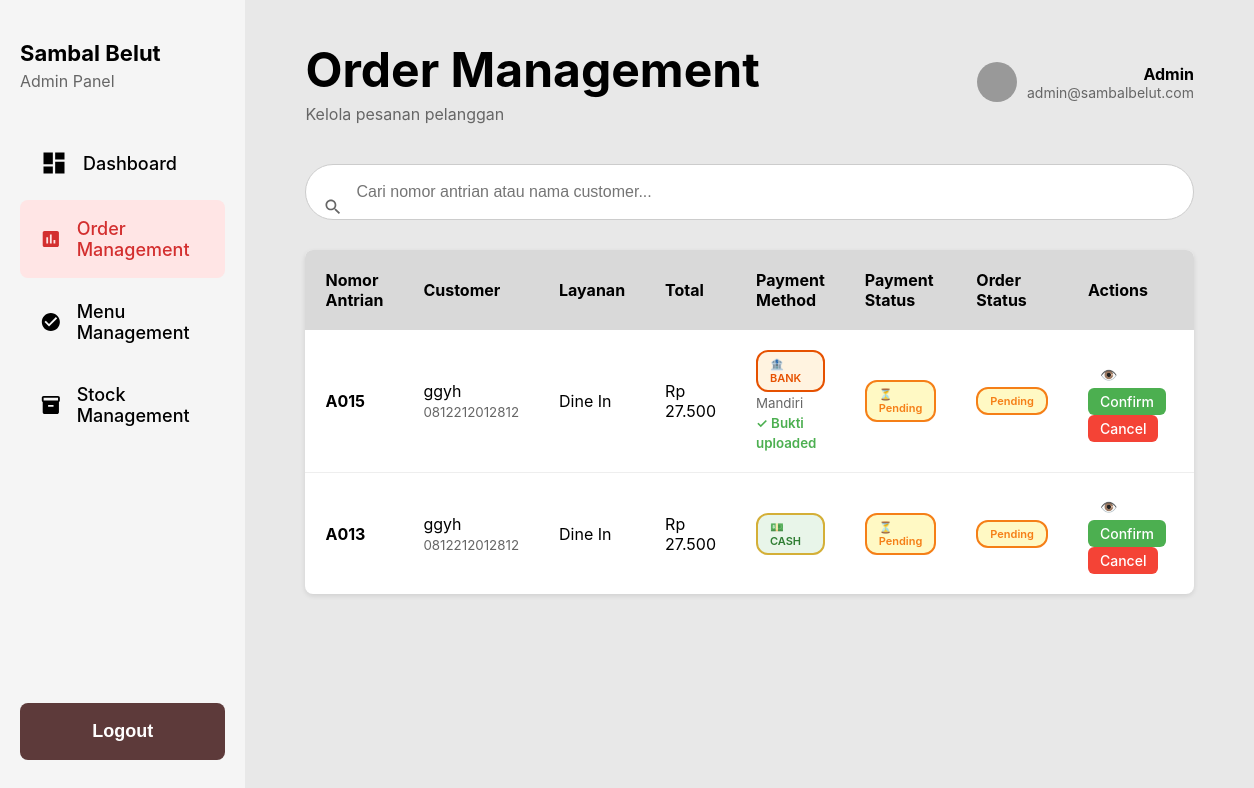
Screenshot of /admin/order_management.php (signed in) with the database file from the repository.
### tables this page shows
CREATE TABLE `pesanan` (
  `pesanan_id` int(11) NOT NULL,
  `user_id` int(11) DEFAULT NULL,
  `admin_id` int(11) DEFAULT NULL,
  `layanan_id` int(11) NOT NULL,
  `tanggal` datetime NOT NULL,
  `status` enum('pending','dikonfirmasi','diproses','selesai','dibatalkan') DEFAULT 'pending',
  `total_harga` decimal(10,2) NOT NULL,
  `nomor_antrian` varchar(10) DEFAULT NULL,
  `created_at` timestamp NOT NULL DEFAULT current_timestamp()
);

CREATE TABLE `user` (
  `user_id` int(11) NOT NULL,
  `nama` varchar(100) NOT NULL,
  `no_hp` varchar(20) NOT NULL,
  `created_at` timestamp NOT NULL DEFAULT current_timestamp()
);

CREATE TABLE `layanan` (
  `layanan_id` int(11) NOT NULL,
  `jenis_layanan` varchar(50) NOT NULL,
  `deskripsi` text DEFAULT NULL
);

CREATE TABLE `pembayaran` (
  `pembayaran_id` int(11) NOT NULL,
  `pesanan_id` int(11) NOT NULL,
  `metode` varchar(20) DEFAULT NULL,
  `bank` varchar(50) DEFAULT NULL,
  `total` decimal(10,2) NOT NULL,
  `status` enum('pending','berhasil','gagal') DEFAULT 'pending',
  `bukti_bayar` varchar(255) DEFAULT NULL,
  `tanggal_bayar` datetime DEFAULT NULL
);

### config/config.php (called while the page is built, shortened)
<?php
function formatRupiah($angka) {
    return 'Rp ' . number_format($angka, 0, ',', '.');
}
?>

### admin/order_management.php (the view, shortened to what this page needs)
<?php
require_once '../config/config.php';
$conn = getConnection();
$search = isset($_GET['search']) ? $_GET['search'] : '';
$query = "SELECT p.*, u.nama as customer_name, u.no_hp, l.jenis_layanan,
          pm.metode, pm.bank, pm.status as payment_status, pm.bukti_bayar
          FROM pesanan p
          LEFT JOIN user u ON p.user_id = u.user_id
          LEFT JOIN layanan l ON p.layanan_id = l.layanan_id
          LEFT JOIN pembayaran pm ON p.pesanan_id = pm.pesanan_id
          WHERE p.status IN ('pending', 'dikonfirmasi', 'diproses')";
$query .= " ORDER BY p.tanggal DESC";
$result = $conn->query($query);
include 'includes/header.php';
?>
<div class="search-wrapper">
    <form method="GET">
        <input type="text" name="search" class="search-bar" placeholder="Cari nomor antrian atau nama customer..."
               value="<?php echo htmlspecialchars($search); ?>">
    </form>
</div>
<div class="table-container">
    <table>
        <thead>
            <tr>
                <th>Nomor Antrian</th>
                <th>Customer</th>
                <th>Layanan</th>
                <th>Total</th>
                <th>Payment Method</th>
                <th>Payment Status</th>
                <th>Order Status</th>
                <th>Actions</th>
            </tr>
        </thead>
        <tbody>
            <?php if($result->num_rows > 0): ?>
                <?php while($order = $result->fetch_assoc()): ?>
                <tr>
                    <td><strong><?php echo $order['nomor_antrian']; ?></strong></td>
                    <td>
                        <?php echo htmlspecialchars($order['customer_name'] ?? 'Guest'); ?><br>
                        <small style="color: #666;"><?php echo $order['no_hp'] ?? '-'; ?></small>
                    </td>
                    <td><?php echo htmlspecialchars($order['jenis_layanan']); ?></td>
                    <td><?php echo formatRupiah($order['total_harga']); ?></td>
                    <td>
                        <?php
                        $metode = strtolower($order['metode']);
                        if ($metode == 'transfer') {
                            echo '<span class="badge bank">🏦 BANK</span>';
                            if ($order['bank']) {
                                echo '<br><small style="color: #666;">' . htmlspecialchars($order['bank']) . '</small>';
                            }
                        } elseif ($metode == 'qris') {
                            echo '<span class="badge qris">📱 QRIS</span>';
                        } else {
                            echo '<span class="badge cash">💵 CASH</span>';
                        }
                        if($order['bukti_bayar']) {
                            echo '<br><small style="color: #4caf50; font-weight: 600;">✓ Bukti uploaded</small>';
                        }
                        ?>
                    </td>
                    <td>
                        <?php
                        $pay_status = $order['payment_status'];
                        if ($pay_status == 'berhasil') {
                            echo '<span class="badge success">✓ Berhasil</span>';
                        } elseif ($pay_status == 'pending') {
                            echo '<span class="badge pending">⏳ Pending</span>';
                        } else {
                            echo '<span class="badge failed">✗ Gagal</span>';
                        }
                        ?>
                    </td>
                    <td>
                        <?php
                        $order_status = ucfirst($order['status']);
                        $order_class = '';
                        switch($order['status']) {
                            case 'pending': $order_class = 'pending'; break;
                        }
                        ?>
                        <span class="badge <?php echo $order_class; ?>"><?php echo $order_status; ?></span>
                    </td>
                    <td>
                        <a href="order_detail.php?id=<?php echo $order['pesanan_id']; ?>" class="action-btn" title="Lihat Detail">👁️</a>
                        <?php if($order['status'] == 'pending'): ?>
                        <a href="?action=confirm&id=<?php echo $order['pesanan_id']; ?>"
                           onclick="return confirm('Konfirmasi pesanan ini?')"
                           class="action-btn btn-confirm">Confirm</a>
                        <?php endif; ?>
                        <?php if($order['status'] == 'pending'): ?>
                        <a href="?action=cancel&id=<?php echo $order['pesanan_id']; ?>"
                           onclick="return confirm('Batalkan pesanan ini?')"
                           class="action-btn btn-cancel">Cancel</a>
                        <?php endif; ?>
                    </td>
                </tr>
                <?php endwhile; ?>
            <?php endif; ?>
        </tbody>
    </table>
</div>
<?php
include 'includes/footer.php';
?>

### admin/assets/admin.css (style rules this page uses)
* { margin: 0; padding: 0; box-sizing: border-box; }
body { font-family: -apple-system, BlinkMacSystemFont, 'Segoe UI', Roboto, Oxygen, Ubuntu, Cantarell, sans-serif; background-color: #f5f5f5; }
.search-bar { width: 100%; padding: 18px 18px 18px 50px; font-size: 16px; border: 1px solid #ccc; border-radius: 50px; outline: none; background: white; margin-bottom: 30px; }
.search-wrapper { position: relative; }
.search-icon { position: absolute; left: 18px; top: 50%; transform: translateY(-50%); color: #666; }
.table-container { background: white; border-radius: 8px; overflow: hidden; box-shadow: 0 2px 5px rgba(0,0,0,0.1); }
table { width: 100%; border-collapse: collapse; }
thead { background-color: #d9d9d9; }
th { padding: 20px; text-align: left; font-weight: bold; font-size: 16px; }
td { padding: 20px; border-bottom: 1px solid #eee; }
tbody tr:last-child td { border-bottom: none; }
.badge { display: inline-block; padding: 6px 16px; border-radius: 20px; font-size: 14px; font-weight: 500; border: 2px solid; }
.badge.cash { background-color: #fff9e6; border-color: #d4af37; color: #d4af37; }
.action-btn { color: #d32f2f; text-decoration: none; margin-right: 15px; font-weight: 500; cursor: pointer; }

### admin/order_management.php (style rules this page uses)
.badge { padding: 5px 12px; border-radius: 12px; font-size: 11px; font-weight: 600; display: inline-block; }
.badge.cash { background: #e8f5e9; color: #2e7d32; }
.badge.bank { background: #fff3e0; color: #e65100; }
.badge.pending { background: #fff9c4; color: #f57f17; }
.action-btn { text-decoration: none; color: #333; margin-right: 8px; font-size: 14px; display: inline-block; transition: all 0.2s; padding: 5px 12px; border-radius: 6px; }
.btn-confirm { background: #4caf50; color: white !important; }
.btn-cancel { background: #f44336; color: white !important; }

### rows the page displays
pesanan: nomor_antrian "A015", user.nama "ggyh", user.no_hp "0812212012812", layanan.jenis_layanan "Dine In", total_harga "Rp 27.500", pembayaran.bank "Mandiri", shows "✓ Bukti uploaded", status "Pending"
pesanan: nomor_antrian "A013", user.nama "ggyh", user.no_hp "0812212012812", layanan.jenis_layanan "Dine In", total_harga "Rp 27.500", shows "💵 CASH", status "Pending"

### other values shown
$page_title "Order Management"
$page_subtitle "Kelola pesanan pelanggan"
getAdminName() "Admin"
getAdminEmail() "admin@sambalbelut.com"
